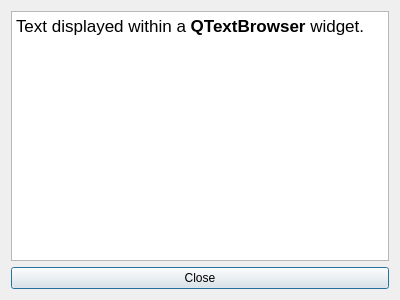
<?xml version="1.0" encoding="UTF-8"?>
<ui version="4.0">
 <class>notDick</class>
 <widget class="QDialog" name="notDick">
  <property name="geometry">
   <rect>
    <x>0</x>
    <y>0</y>
    <width>400</width>
    <height>300</height>
   </rect>
  </property>
  <property name="windowTitle">
   <string>Dialog</string>
  </property>
  <layout class="QVBoxLayout" name="verticalLayout">
   <item>
    <widget class="QTextBrowser" name="textBrowser">
     <property name="html">
      <string>&lt;!DOCTYPE HTML PUBLIC &quot;-//W3C//DTD HTML 4.0//EN&quot; &quot;http://www.w3.org/TR/REC-html40/strict.dtd&quot;&gt;
&lt;html&gt;&lt;head&gt;&lt;meta name=&quot;qrichtext&quot; content=&quot;1&quot; /&gt;&lt;style type=&quot;text/css&quot;&gt;
p, li { white-space: pre-wrap; }
&lt;/style&gt;&lt;/head&gt;&lt;body style=&quot; font-family:'Cantarell'; font-size:11pt; font-weight:400; font-style:normal;&quot;&gt;
&lt;p style=&quot; margin-top:0px; margin-bottom:0px; margin-left:0px; margin-right:0px; -qt-block-indent:0; text-indent:0px;&quot;&gt;&lt;span style=&quot; font-family:'.Lucida Grande UI'; font-size:13pt;&quot;&gt;Text displayed within a &lt;/span&gt;&lt;span style=&quot; font-family:'.Lucida Grande UI'; font-size:13pt; font-weight:600;&quot;&gt;QTextBrowser&lt;/span&gt;&lt;span style=&quot; font-family:'.Lucida Grande UI'; font-size:13pt;&quot;&gt; widget.&lt;/span&gt;&lt;/p&gt;&lt;/body&gt;&lt;/html&gt;</string>
     </property>
    </widget>
   </item>
   <item>
    <widget class="QPushButton" name="closeMe">
     <property name="text">
      <string>Close</string>
     </property>
    </widget>
   </item>
  </layout>
 </widget>
 <resources/>
 <connections/>
</ui>
